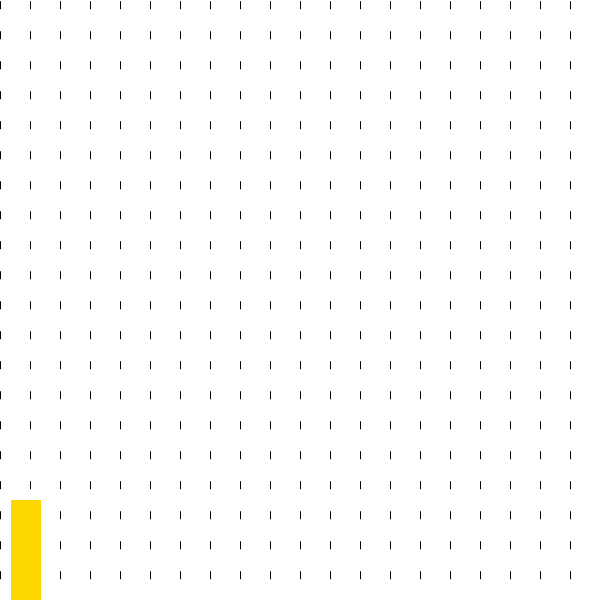
Frame 1 (no input)
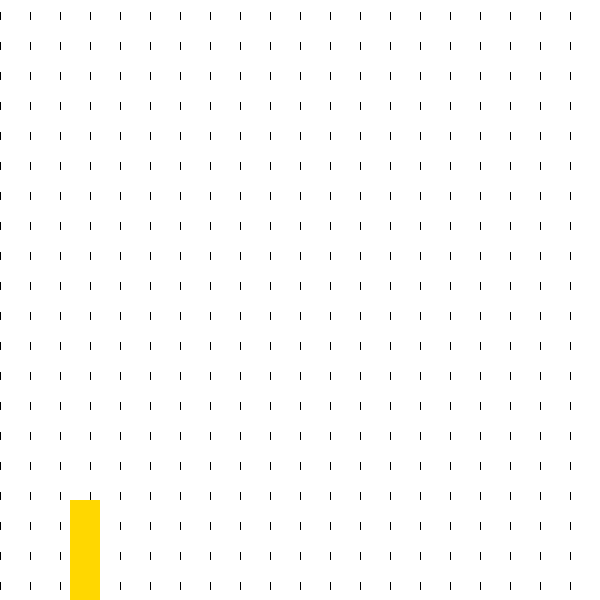
Frame 60 (no input)
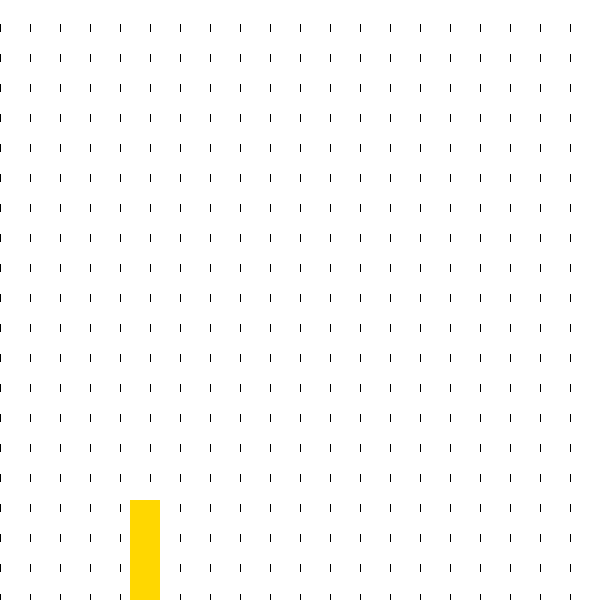
Frame 120 (the mouse pressed at the canvas centre since frame 60)

The p5.js sketch that drew these frames (run headless with seeded random() and noise() and a simulated clock; from frame 60 on, the mouse is pressed at the canvas centre):

// p5.js sketch
// ── sketch.js
var drops = [];

var x = [],y = [];
const densityh = 20;
const densityv = 20;

var manx = 10;

const manwidth = 30;
const manheight = 100;

var mySlider;

var dropsHitPerson = 0;

var printOnce = true;

function setup(){
	createCanvas(600,600);
	var steph = width/densityh;
	var stepv = height/densityv;
	for(var i = 0; i < densityh; i++){
		for(var j = 0; j < densityv; j++){
			var drop = new Droplet(i*steph, j*stepv);
			drops.push(drop);
		}
	}
	
	fill(0);
	createElement('br');
	createSpan('Speed: ')
	mySlider = createSlider(0,20,1);
	createElement('br');
	var b = createButton('Run again');
	b.mousePressed(function(){
		manx = 0;
		dropsHitPerson = 0;
		printOnce = true;
	})
}

function draw(){
	background(255);
	drawRain();
	drawMan();
	calculateDropsHittingMan();
}

function drawRain(){
	drops.map(function(drop){
		drop.y += 1.2;
		if(drop.y >= height){
			drop.y = 0;
			drop.touched = false;
		}
		drop.display();
	});
}

function drawMan(){
	noStroke();
	fill('gold');
	manx += mySlider.value();
	if(manx <= width){
		rect(manx, height - manheight, manwidth, manheight);
	}
}

function calculateDropsHittingMan(){
	drops.map(function(drop){
		dropTouchesMan(drop);
	});
	if(manx > width && printOnce){
		printOnce = false;
		console.log(mySlider.value() + ':', dropsHitPerson);
	}
}

function dropTouchesMan(drop){
	if(drop.touched){
		return false;
	}
	if(drop.x < manx + manwidth && drop.x >= manx) {
		if(drop.y > height - manheight - 8 && drop.y < height){
			drop.touched = true;
			dropsHitPerson++;
			return true;
		}
	} else {
		drop.touched = false;
	}
}
// ── droplet.js
function Droplet(x,y){
	this.x = x;
	this.y = y;

	this.display = function(){
		noStroke();
		fill(0);
		rect(this.x,this.y,1,8);
	}

	this.touched = false;
}
